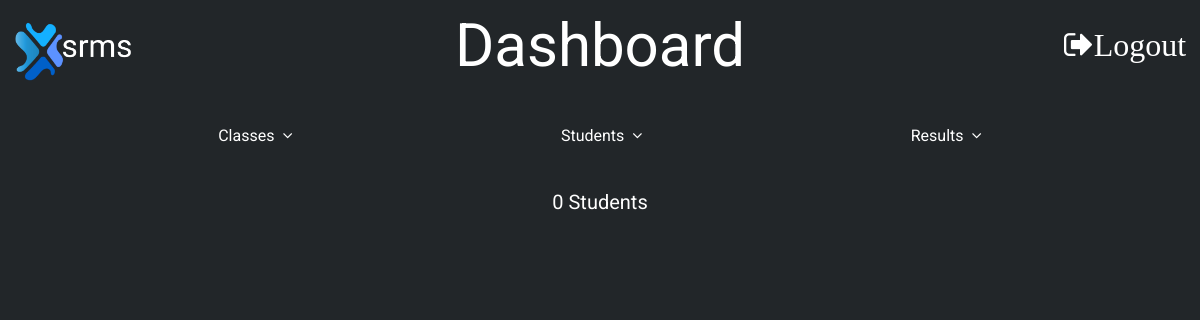
The page /manage_students.php (signed in) on the database as committed earlier.
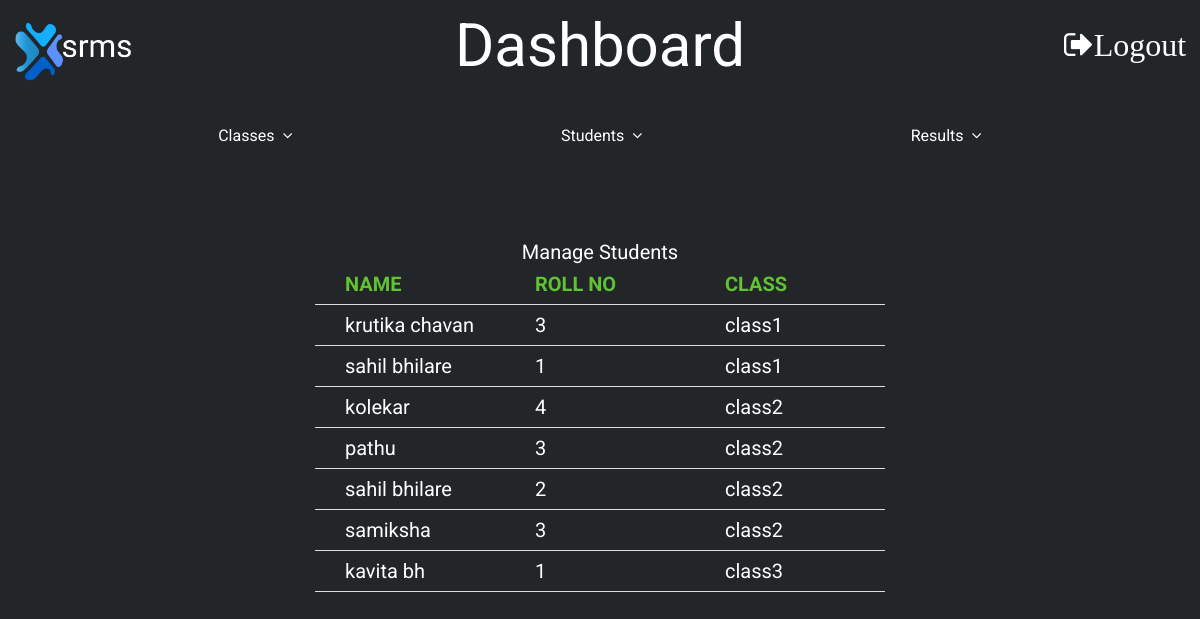
The same page on the database as committed later.
### tables this page shows
CREATE TABLE `students` (
  `name` varchar(30) NOT NULL,
  `rno` int(3) NOT NULL,
  `class_name` varchar(30) NOT NULL
);

### manage_students.php (the view, shortened to what this page needs)
<!DOCTYPE html>
<html lang="en">
<head>
    <link rel="stylesheet" href="css/home.css">
    <link rel="stylesheet" href="./css/font-awesome-4.7.0/css/font-awesome.css">
    <link rel="stylesheet" type='text/css' href="css/manage.css">
</head>
<body>
    <div class="title">
        <a href="dashboard.php"><img src="./images/logo1.png" alt="" class="logo"></a>
        <span class="heading">Dashboard</span>
        <a href="logout.php" style="color: white"><span class="fa fa-sign-out fa-2x">Logout</span></a>
    </div>
    <div class="nav">
        <ul>
            <li class="dropdown" onclick="toggleDisplay('1')">
                <a href="" class="dropbtn">Classes &nbsp
                    <span class="fa fa-angle-down"></span>
                </a>
            </li>
            <li class="dropdown" onclick="toggleDisplay('2')">
                <a href="#" class="dropbtn">Students &nbsp
                    <span class="fa fa-angle-down"></span>
                </a>
            </li>
            <li class="dropdown" onclick="toggleDisplay('3')">
                <a href="#" class="dropbtn">Results &nbsp
                    <span class="fa fa-angle-down"></span>
                </a>
            </li>
        </ul>
    </div>
    <div class="main">
        <?php
            include('session.php');
            $sql = "SELECT `name`, `rno`, `class_name` FROM `students`";
            $result = mysqli_query($conn, $sql);
            if (mysqli_num_rows($result) > 0) {
               echo "<table>
                <caption>Manage Students</caption>
                <tr>
                <th>NAME</th>
                <th>ROLL NO</th>
                <th>CLASS</th>
                </tr>";
                while($row = mysqli_fetch_array($result))
                  {
                    echo "<tr>";
                    echo "<td>" . $row['name'] . "</td>";
                    echo "<td>" . $row['rno'] . "</td>";
                    echo "<td>" . $row['class_name'] . "</td>";
                    echo "</tr>";
                  }
                echo "</table>";
            } else {
                echo "0 Students";
            }
        ?>
    </div>
</body>
</html>

### css/home.css (style rules this page uses)
body { margin: 0; font-family: 'Roboto', sans-serif; background-color: #222629; color: white; }
.title { display: grid; grid-template-rows: 50px; grid-template-columns: 150px 1fr 150px; align-items: center; padding: 20px 0; text-align: center; }
.logo { width: 150px; height: auto; }
.heading { font-size: 60px; }
.main { display: grid; align-items: center; font-size: 20px; padding-top: 80px; }
ul { list-style-type: none; margin: 20px 0 0 0; padding: 0; display: flex; overflow: hidden; justify-content: space-evenly; }
li a,.dropbtn { display: inline-block; text-decoration: none; color: white; height: 40px; display: flex; align-items: center; padding: 5px 50px; }
li.dropdown { display: inline-block; }

### css/manage.css (style rules this page uses)
.main { display: grid; justify-content: center; padding: 30px; }
.main table { margin: 50px auto; }
.main table, th, td { border-collapse: collapse; text-align: left; table-layout: fixed; padding: 8px 30px; width: 50%; }
.main th { color: #61c232; }
th, td { border-bottom: 1px solid #ddd; }

Rows that differ between the two databases and show on the page:
added students: name "krutika chavan", rno "3", class_name "class1"
added students: name "sahil bhilare", rno "1", class_name "class1"
added students: name "kolekar", rno "4", class_name "class2"
added students: name "pathu", rno "3", class_name "class2"
added students: name "sahil bhilare", rno "2", class_name "class2"
added students: name "samiksha", rno "3", class_name "class2"
added students: name "kavita bh", rno "1", class_name "class3"
Other text that changed with them:
text no longer shown: "0 Students"
text now shown: "Manage Students NAME ROLL NO CLASS"
